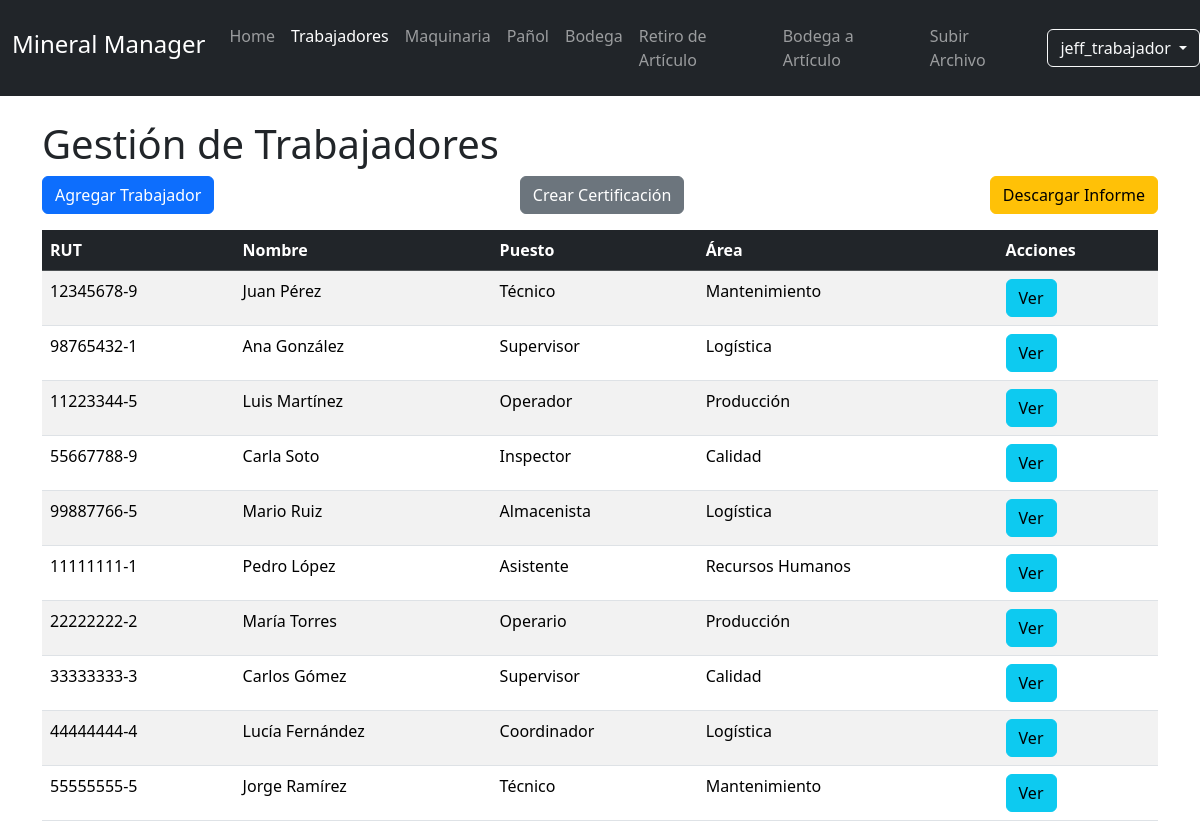
Page /trabajadores/ (signed in) on the committed database.
### MineralApp/models.py (models this page shows, shortened)
class CustomUser(AbstractBaseUser, PermissionsMixin):
    username = models.CharField(max_length=50, unique=True)
    email = models.EmailField(max_length=60, unique=True)
    email_confirmed = models.BooleanField(default=False)  # Agregar el campo aquí
    is_active = models.BooleanField(default=True)
    is_admin = models.BooleanField(default=False)
    is_staff = models.BooleanField(default=False)
    objects = CustomUserManager()
    USERNAME_FIELD = 'username'
    REQUIRED_FIELDS = ['email']

class Trabajador(models.Model):
    rut = models.CharField(max_length=9, primary_key=True)
    nombre_trabajador = models.CharField(max_length=256)
    area = models.ForeignKey(Area, on_delete=models.RESTRICT)
    cargo = models.ForeignKey(Cargo, on_delete=models.RESTRICT)
    jornada = models.ForeignKey(Jornada, on_delete=models.RESTRICT)
    turno = models.ForeignKey(Turno, on_delete=models.RESTRICT)
    horario = models.ForeignKey(Horario, on_delete=models.RESTRICT)
    horas_esperadas_totales = models.IntegerField(default=40)

class Cargo(models.Model):
    nombre_cargo = models.CharField(max_length=256, unique=True)

class Area(models.Model):
    nombre_area = models.CharField(max_length=100, unique=True)

### MineralApp/views.py (the view)
# urls.py: path('trabajadores/', views.trabajadores_view, name='trabajadores'),
@login_required
def trabajadores_view(request):
    search_query = request.GET.get('q', '')
    trabajadores = Trabajador.objects.all()
    if search_query:
        trabajadores = trabajadores.filter(
            Q(rut__icontains=search_query) |
            Q(nombre_trabajador__icontains=search_query)
        )
    context = {
        'trabajadores': trabajadores,
    }
    return render(request, 'trabajadores.html', context)

### templates/trabajadores.html (shortened to what this page needs)
<!doctype html>
<html lang="es">
<head>
    {% load static %}
    <link rel="stylesheet" href="https://cdn.jsdelivr.net/npm/bootstrap@5.3.2/dist/css/bootstrap.min.css">
</head>
<body>
    <header>
        <nav class="navbar navbar-expand-lg navbar-dark bg-dark px-0 py-3">
            <div class="container-xl">
                <a class="navbar-brand" href="/home"><h4>Mineral Manager</h4></a>
                <div class="collapse navbar-collapse" id="navbarCollapse">
                    <div class="navbar-nav mx-lg-auto">
                        <a class="nav-item nav-link" href="/home">Home</a>
                        <a class="nav-item nav-link active" href="/trabajadores">Trabajadores</a>
                        <a class="nav-item nav-link" href="/maquinaria">Maquinaria</a>
                        <a class="nav-item nav-link" href="/pañol">Pañol</a>
                        <a class="nav-item nav-link" href="/bodega">Bodega</a>
                        <a class="nav-item nav-link" href="#">Retiro de Artículo</a>
                        <a class="nav-item nav-link" href="#">Bodega a Artículo</a>
                        <a class="nav-item nav-link" href="/upload">Subir Archivo</a>
                    </div>
                </div>
            </div>
             <div class="dropdown">
                <button class="btn btn-outline-light dropdown-toggle" type="button" id="userDropdown" data-bs-toggle="dropdown" aria-expanded="false">
                    {{ request.user.username }}
                </button>
            </div>
        </nav>
    </header>
    <main class="container mt-4">
        <h1>Gestión de Trabajadores</h1>
        <div class="d-flex justify-content-between mb-3">
            <button class="btn btn-primary" data-bs-toggle="modal" data-bs-target="#addWorkerModal">Agregar Trabajador</button>
            <button class="btn btn-secondary" data-bs-toggle="modal" data-bs-target="#addCertificationModal">Crear Certificación</button>
            <a href="{% url 'descargar_informe_trabajadores' %}" class="btn btn-warning">Descargar Informe</a>
        </div>
        <table class="table table-striped">
            <thead class="table-dark">
                <tr>
                    <th>RUT</th>
                    <th>Nombre</th>
                    <th>Puesto</th>
                    <th>Área</th>
                    <th>Acciones</th>
                </tr>
            </thead>
            <tbody>
                {% for trabajador in trabajadores %}
                <tr>
                    <td>{{ trabajador.rut }}</td>
                    <td>{{ trabajador.nombre_trabajador }}</td>
                    <td>{{ trabajador.cargo.nombre_cargo }}</td>
                    <td>{{ trabajador.area.nombre_area }}</td>
                    <td>
                        <button class="btn btn-info" data-bs-toggle="modal" data-bs-target="#viewWorkerModal{{ trabajador.rut }}">Ver</button>
                    </td>
                </tr>
                {% endfor %}
            </tbody>
        </table>
    </main>
</body>
</html>

### rows in the picture
CustomUser: user.username "jeff_trabajador"
Trabajador: rut "12345678-9", nombre_trabajador "Juan Pérez", cargo.nombre_cargo "Técnico", area.nombre_area "Mantenimiento"
Trabajador: rut "98765432-1", nombre_trabajador "Ana González", cargo.nombre_cargo "Supervisor", area.nombre_area "Logística"
Trabajador: rut "11223344-5", nombre_trabajador "Luis Martínez", cargo.nombre_cargo "Operador", area.nombre_area "Producción"
Trabajador: rut "55667788-9", nombre_trabajador "Carla Soto", cargo.nombre_cargo "Inspector", area.nombre_area "Calidad"
Trabajador: rut "99887766-5", nombre_trabajador "Mario Ruiz", cargo.nombre_cargo "Almacenista", area.nombre_area "Logística"
Trabajador: rut "11111111-1", nombre_trabajador "Pedro López", cargo.nombre_cargo "Asistente", area.nombre_area "Recursos Humanos"
Trabajador: rut "22222222-2", nombre_trabajador "María Torres", cargo.nombre_cargo "Operario", area.nombre_area "Producción"
Trabajador: rut "33333333-3", nombre_trabajador "Carlos Gómez", cargo.nombre_cargo "Supervisor", area.nombre_area "Calidad"
Trabajador: rut "44444444-4", nombre_trabajador "Lucía Fernández", cargo.nombre_cargo "Coordinador", area.nombre_area "Logística"
Trabajador: rut "55555555-5", nombre_trabajador "Jorge Ramírez", cargo.nombre_cargo "Técnico", area.nombre_area "Mantenimiento"
